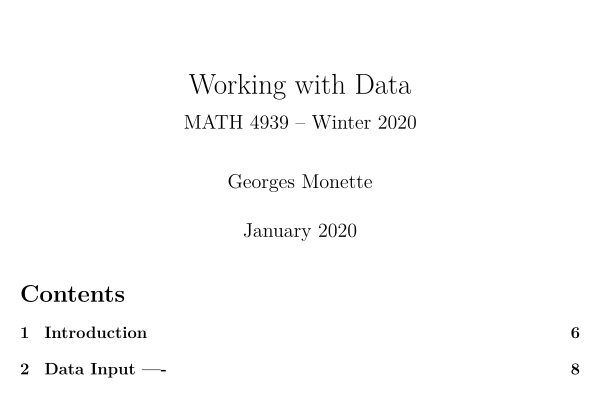

Generate this figure with R:
#' ---
#' title: "Working with Data"
#' subtitle: "MATH 4939 -- Winter 2020"
#' date: "January 2020"
#' author: "Georges Monette"
#' fontsize: 12pt
#' header-includes:
#' - \usepackage{amsmath}
#' - \usepackage{geometry}
#' - \geometry{papersize={6in,4in},left=.2in,right=.2in,top=.1in,bottom=.1in}
#' - \newcommand{\var}{\mathrm{Var}}
#' - \raggedright
#' output:
#'   pdf_document:
#'     toc: true
#'     number_sections: true
#'     toc_depth: 3
#'     highlight: tango
#' bibliography: math4939.bib
#' link-citations: yes
#' ---
#' This version rendered on `r format(Sys.time(), '%B %d %Y %H:%M')` \newline
#+ knitting, include=FALSE
# defaults if knitting
knitr::opts_chunk$set(comment=" ", error = TRUE, fig.width = 6, fig.height = 3.5)
if(.Platform$OS.type == 'windows') windowsFonts(Arial=windowsFont("TT Arial"))
options(width = 65)
if(FALSE) {
  # Download bibliography file:
  #
  # BEWARE: If you have created your own 
  # file named 'math4939.bib' in the current working directory
  # the following commands will overwrite it.
  #
  # You need to run these commands manually using Ctrl-Return
  # since they are in a 'FALSE' conditional expression.
setwd(spida2::here()) # sets the working directory to the
  # directory in which you have saved this file.
download.file(
  "http://blackwell.math.yorku.ca/MATH4939/common/math4939.bib", 
  'math4939.bib') 
}
#' 
#' # Introduction
#' 
#' These notes are a work in progress meant to supplement
#' material in @fox2019r. The focus is using data to answer
#' simple questions that only require simple tools.
#' 
#' There is a [\underline{collection of exercises}](http://blackwell.math.yorku.ca/MATH4939/questions/m4939_questions_2020.html) 
#' on R many of which are related to this material.
#'
#' Questions, links and discussions concerning this material can
#' take place on Piazza. There's a copy of this document on
#' Piazza that you can edit to
#' 
#' - correct errors
#' - improve or add to the presentation
#' - add relevant exercises. To add exercises, precede them with
#'   a 'level 3' heading: '### Exercises'
#'
#' We use the following packages in this script which 
#' you may need to install if you haven't already:
#+ eval=FALSE
if(FALSE) {
  # install these manually if you need to:
  install.packages('haven')
  install.packages('tidyverse')  # might take a long time
  install.packages('readxl')
  install.packages('devtools')
  install.packages('car')
  install.packages('magrittr')
  install.packages('latticeExtra')
  install.packages('alr4')
  devtools::install_github('gmonette/spida2')
}
#'
#' Play with the basic R functions listed in 
#' [\underline{Hadley Wickham's chapter on vocabulary}](http://adv-r.had.co.nz/Vocabulary.html).
#' Write a script that illustrates the use of these functions.
#' 
##' # Data Input ----
#' 
##' ## From a package ----
#'
#' The Davis data set in the 'car' package on measured versus reported height:
#' 
library("car") # loads car and carData packages
class(Davis)
brief(Davis)
library(spida2)
xqplot(Davis) # uniform quantiles
xqplot(Davis, ptype = 'n')  # normal quantiles
#'
# if not installed: install.packages('alr4')
data("Challeng", package="alr4")
brief(Challeng)
#'
##' ## From vectors ----
#'
cooperation <- c(49, 64, 37, 52, 68, 54, 61, 79, 64, 29,
    27, 58, 52, 41, 30, 40, 39, 44, 34, 44)

(condition <- rep(c("public", "anonymous"), c(10, 10)))
(sex <- rep(rep(c("male", "female"), each=5), 2))

rep(5, 3)
rep(c(1, 2, 3), 2)

rep(1:3, 3:1)

Guyer1 <- data.frame(cooperation, condition, sex)
brief(Guyer1)

Guyer2 <- data.frame(
  cooperation = c(49, 64, 37, 52, 68, 54, 61, 79, 64, 29,
                  27, 58, 52, 41, 30, 40, 39, 44, 34, 44),
  condition = rep(c("public", "anonymous"), c(10, 10)),
  sex = rep(rep(c("male", "female"), each=5), 2)
)
identical(Guyer1, Guyer2)
#'
#' The structure of a data frame:
#' 
#' - a __list__ in which each element has the same length
#'
str(Guyer1)
#' 
#'
##' ## From a text file ----
#' 
##' ### From a remote site ---- 
#'
#' If the the values in the file are separated by arbitrary white space
#' use the __read.table__ function. 
Duncan <- read.table(
  file="https://socialsciences.mcmaster.ca/jfox/Books/Companion/data/Duncan.txt", 
  header=TRUE)
brief(Duncan)  # a 'car' function that prints first 3 and last 2
               # rows along with the type of each variable
#' 
##' ### Locally ---- 
#' 
#' We're going to download this text file from John Fox's website to
#' illustrate what it looks like when reading a local file:
#' 
download.file(
  "https://socialsciences.mcmaster.ca/jfox/Books/Companion/data/Duncan.txt", 
  "Duncan.txt")
Duncan <- read.table("Duncan.txt", header = TRUE)
brief(Duncan) 
xqplot(Duncan)
# use: ?Duncan for more information
#'
##' ## Excel files ----
##' 
##' ### CSV files ----
#' 
#' One way to read a single Excel spreadsheet is to save it 
#' from Excel as a comma-separated-values (CSV) file from Excel.
#' You can then read it with the __read.csv__ function that works
#' like 'read.table' except that 'header = TRUE' is the default
#' and fields are separated by commas (,). If a field contains
#' a comma then it must be enclosed in quotes. You don't need to
#' worry about this. Excel takes care of creating an appropriate
#' file and 'read.csv' takes care of reading it. 
#' 
#' For more advanced work, look at the help file for __read.table__.
#' 
#' ### Reading worksheets from an Excel file ----
#' 
#' The Hadleyverse uses 'tibbles': data frames with extra information
#' and an aversion to factors and rownames 
#'
#' I believe that currently the __readxl__ package in CRAN may be
#' __(but see some reservations below)__
#' the most effective way to read Excel worksheets directly.
#' 
#' The 'readxl' package is part of the 'tidyverse' (which is
#' part of what's often referred to as the 'Hadleyverse' after
#' Hadley Wickham who started it). The Hadleyverse adds a lot
#' of functionality to R and redoes much of R's basic 
#' functions. Some people think of it as a new dialect of R,
#' a bit like American English compared with British English.
#' It's controversial whether one should invest effort learning
#' basic R or whether one should jump into the Hadleyverse
#' from the start. Hadley Wickam's excellent on-line book,
#' _Advanced R_ whose 
#' [\underline{first edition is on line}](http://adv-r.had.co.nz/)
#' explores the depths of 'base' R, which are complex enough
#' to require an extensive treatment for anyone who aspires
#' to be creative with the language, either in base R or
#' in the Hadleyverse.
#' 
library("tidyverse")  # loads all of the tidyverse packages
#'
#' Note how 'tidyverse' masks many functions including
#' functions in 'base' packages. This can break code that
#' uses these functions. Having a look at the list of masked
#' function, I notice 'some' in 'car' that I use so, to
#' set things straight, I can redefine 'some'  to make sure
#' that we use the version in 'car':
#' 
some <- car::some
#' 
#' This stores a local version 'car::some' in the global 
#' environment which R searches before looking in 'tidyverse'.
#' This is the list of places where R searches for objects
#' when they are called from the command line:
#' 
search()
#' 
#' You can see that packages are searched in the reverse
#' order in which they were loaded.
#' 
Duncan.tibble <- as_tibble(Duncan)
print(Duncan.tibble, n=5)  # note print() method
brief(Duncan.tibble)
brief(as.data.frame(Duncan.tibble))
#' 
#' - If `file.xlsx` is an Excel file and you
#'   want to read the second worksheet that uses 'NA' for missing values, use:<br>
#'   `dd <- read_excel('file.xlsx', sheet = 2, na = 'NA')`
#' - If you want to read an Excel file on a web server (e.g. blackwell), some functions
#'   that read files, e.g. `read.csv`, will accept the URL instead of a path to a
#'   local file.  However, at this time, `read_excel` requires a local path. Thus,
#'   you need to download the file before reading it with `read_excel`. The usual way
#'   to download a file within R uses the `download.file` function. However, the default
#'   way to download
#'   binary Excel files, may corrupt the file. Try using the 'curl' method as illustrated
#'   below. This may not be necessary on Macs. Please let us know on Piazza!
#' - There are two xlsx files on blackwell:
#'     - 'file.xlsx': a small Excel file with clean data except that a numerical 
#'       value was entered as '$1,000.00'
#'     - 'file2.xlsx': same as above except that there is an 'invisible' single blank
#'       in the first column of the row after the actual data.  `read_excel` will interpret
#'       this as an NA by default and create an entire row of NA values.  Also, some entries are
#'       blank and some entries have been indicated as NAs by entering 'NA'. These common irregularities
#'       in Excel files can create havoc unless you are ready to deal with them. 
#'       
#' Run this code line by line:
#+ 
library(readxl)
dir <- 'http://blackwell.math.yorku.ca/MATH4939/R/'
download.file(paste0(dir,'file.xlsx'),'_file.xlsx', 
              method = 'curl') # download to _file.xlsx to avoid overwriting 
download.file(paste0(dir,'file2.xlsx'),'_file2.xlsx', 
              method = 'curl')
dt <- read_excel('_file.xlsx')
dt2 <- read_excel('_file2.xlsx')
dt 
#' Note that '\$1,000.00' was read as a numerical value! 'read.csv' would not do this.
#' See exercises for a way of cleaning up a numeric variable that was entered with
#' extraneous symbols ($) and a thousands separator. 
dt2 
#' Note that the '.' was interpreted as a character value and
#' turned 'Age' into a character variable. With `read.csv` the
#' '.' would have been interpreted as a missing data by default.
#' See 
#' [\underline{this site}](https://docs.oracle.com/cd/E19455-01/806-0169/overview-9/index.html)
#' for the various possibilities used in different countries.  It
#' is easy to use regular expressions (see below) to fix amounts
#' entered in a different format. Also, the symbol used for the
#' radix (the decimal separator) can be specified as the `dec`
#' argument to `read.csv`.
dt2$Age <- as.numeric(as.character(dt2$Age))
dt2
#' To get rid of the blank row
dt2 <- subset(dt2, !is.na(Name))
dt2
#'
#' The files `dt` and `dt2` are tibbles with categorical variables represented
#' as character vectors.
#' 
class(dt)
sapply(dt, class)
#' 
#' You can turn them into data frames with factors
#' for categorical variables as follows:
#' 
dt <- as.data.frame(as.list(dt))
class(dt)
sapply(dt, class)
dt

dt2 <- as.data.frame(as.list(dt2))
class(dt2)
sapply(dt2, class)
dt2
#'
#' Sometimes, <tt>read_excel</tt> will report a warning like:
#' <tt>... expecting numeric: got ...</tt>. This happens when
#' <tt>read_excel</tt> has decided that a column is numeric based
#' on its inspection of the top entries but then encounters
#' non-numeric data. The remedy is to read the file as character
#' and to modify the entries that need to be modified.  See the
#' [section below](#regular-expressions-to-replace-strings-within-string-variables)
#' on using regular expressions to fix variables __without
#' touching the original data__.
#' 
#' Reread the data this way:
#+ eval=FALSE
dt2 <- read_excel('_file.xlsx', na = 'NA', col_type = rep('text', ncol(dt2)))
dt2 <- as.data.frame(as.list(dt2))
#' All variables will now be factors.
#' You need to go through them and modify them as needed.
#' If a variable <tt>x</tt>, say, should be numeric, and __does not need any editing__, you can fix it with:
#+ eval=FALSE
z <- as.numeric(as.character(dd$x))  # note that 'as.character' is ESSENTIAL
z # have a look
dd$x <- z # if everything is ok
#' If a variable needs editing, for example suppose student numbers that should have 9 digits
#' have been entered in a variety of ways: '123 456 789', or '123-456-789', or '#12346789' 
#' or with the wrong number
#' of digits, you could do this:
#' 
#+ eval=FALSE
dd$x.orig <- dd$x  # keep the original in case you need to go back and check
z <- as.character(dd$x)
# Have a look:
z
z <- gsub('[ -]','', z)  # remove all blanks and hyphens. 
    # Note that the hyphen must be first or last in the brackets, 
    # otherwise it denotes a range, i.e. '[A-Z]' matches any
    # capital letter.
z <- sub('^#','', z)  # remove leading # signs,'^' is an 'anchor' matching the beginning of the string
z # have another look
table(nchar(z))
# If valid data must have a length of 9:
z9 <- nchar(z) == 9
z <- ifelse(z9, as.numeric(z), NA)
dd$x <- z # Fixed! Invalid input is NA
#'
#' There are a number of packages to write Excel files:
#' 
#' - openxlsx
#' - writeXLS
#' 
#' Post your experiences on Piazza.
#'
##' ### Annoyance in 'readxl' ----
#' 
#' Using <tt>read_excel</tt> to read a file with 9-digit student 
#' numbers as text because some were 
#' entered incorrectly by students converted numbers to 
#' scientific notation: '123456789E0' for no apparent
#' reason because they were read as 'text'.
#' The transformation back to numeric variables works correctly 
#' for 9 digits. One would need
#' to experiment with more digits in the input.  It's annoying 
#' that the string is altered in a way
#' that seems unnecessary. 
#' 
##' ### A wrapper for 'readxl' ----
#' 
#' From [\underline{this thread on stackoverflow}](http://stackoverflow.com/questions/31633891/specifying-column-types-when-importing-xlsx-data-to-r-with-package-readxl)
#' here is a function that reads an Excel file and make every variable a character variable
#' to avoid problems with variables that you want to read as characters although the top of
#' the data set contains only values that `read_excel` considers numeric. There is isn't
#' a single argument to `read_excel` to request that all variables be read as characters.
#' Instead, you need to know the number of variable to repeat the `col_types` argument as
#' many times as there are columns. That is, the authors did not build in recycling! This 
#' function first finds out how many variable there are so it can then call `read_excel`
#' with a correct `col_types` argument.
#'
Read_excel<-function(file, sheet, ...)
{
  library("readxl")
  num.columns <- length(readxl:::xlsx_col_types(file, sheet = sheet, n = 1))
  readxl::read_excel(file, sheet = sheet,
                                     col_types = rep("text", num.columns),...)
}
#' 
##' ## Read sheets from an SPSS file ----
#' 
#' SPSS files have long been a problem for R but there is a relatively recent package, 'haven', on
#' CRAN that seems to do an excellent job. It uses R attributes to store SPSS variable labels
#' and correctly transforms SPSS date into R objects of class 'Date'. Be aware that it is common
#' in SPSS to have user-defined missing values. By default all these values are converted to
#' 'NA' in R but the distinct values are likely to be informative. Use the argument, 'user_na = TRUE'
#' to recover missing value labels. Like 'read_excel', 'read_sav' creates a 'tibble' but
#' the trick that works with Excel files of using 'as.data.frame(as.list(...))' to turn it
#' into a standard data frame does not work here. You might have to some surgery on the
#' variables in some cases.
#' 
#' __Warning:__ Some functions, e.g. 'lm' may treat a categorical variable as a numeric
#' variable producing embarrassingly non-sensical results.
#' 
#+ eval=FALSE
library(haven)
path <- system.file('examples', 'iris.sav', package = 'haven') # get the path to a system file
path
dd <- haven::read_sav(path)
head(dd)  # a tibble
class(dd)
fit <- lm(Petal.Width ~ Species, dd)
summary(fit)  # Species is numerical
ds <- as.data.frame(as.list(dd))
head(ds) # Species is still numerical
# You are not expected to understand the next line ... yet!
dd$Species <- factor(names(attr(dd$Species,'labels'))[dd$Species]) # complicated fix 
str(dd$Species) # now it's a factor!
fit <- lm(Petal.Width ~ Species, dd) # treats 'Species' as a factor with correct levels
summary(fit)  

#' 
#' ## Referring to variables in a data frame ----
#'
#' Data frames have two personalities: 
#' 
#' - list of variable (each of same length)
#' - matrix of entries like a spreadsheet so entries can
#'   be referred to by row and column
#'   
str(Duncan)
#'
#' Fully qualified name
#'
Duncan$prestige     # using the '$' (select) operator
#'
#' 3rd row, 4th columns 
#'
Duncan[3, 4]
#'
#' All rows, 4th column
#'
Duncan[ , 4]
#'
#' Refer to column by name
#'
Duncan[ , "prestige"]
#'
#' Using the 'with' function so names are interpreted within the data frame
#'
with(Duncan, prestige)
with(Duncan, mean(prestige))
#'
##' # Subsetting data frames ----
#'
#' `%in%` is very useful to subset rows of a data frame.
#'
#' The following also illustrates inline `read.csv` and the 
#' 'magrittr' pipe: `%>%`
#' 
library(spida2)
library(car)
library(magrittr)  # for pipes
#'
df <- read.csv(text = 
'
name,    age,   sex,   height
John Smith,     32,     M,       68
Mary Smith,     36,     F,       67
Andrew Smith Edwards, 42,  M,    71
Paul Jones,     31,     M,       65
"Smith, Mary",    33,   F,       32
')
df
#' 
#' Using `subset` with `%in%`
#' 
subset(df, name %in% c('John Smith','Paul Jones'))
#'
#' Implicit drop = FALSE: The resulting factor
#' still has the original levels (sometimes you want this)
#' 
subset(df, name %in% c('John Smith','Paul Jones'))$name
#'
#' Use droplevels to get drop = TRUE, and get rid
#' of original levels.
#' 
subset(df, name %in% c('John Smith','Paul Jones')) %>% 
  droplevels %>%
  .$name
#'
#' Using regular expressions and logical subsetting
#'
subset(df, grepl('Smith', name))   # Smith anywhere
subset(df, grepl('Smith$', name))  # Smith at end of string
#'
##' ## match: associative array ----
#'
#' __%in%__ is a special case of __match__ but it's much more
#' intuitive. Skip this if you prefer.
#' 
#' match(x, table, nomatch) returns the position of each x matched exactly in
#' table
match(c('e','b','a','z','ee','A'), letters)
match(c('e','b','a','z','ee','A'), letters, 0)
match(c('e','b','a','z','ee','A'), letters, 0) > 0
c('e','b','a','z','ee','A') %in% letters
#' 
#' can use match to translate
#' 
LETTERS [match(c('a','s','w', 'else'), letters)]
LETTERS [match(c('a','s','w', 'else'), letters, 0)]
#'
##' ## recycling principle ----
#'
#' if a vector is too short, just recycle
#' 
c(1, 2, 3, 4) + 1
c(1, 2, 3, 4) + c(4, 3)     # no warning if multiple fits
c(1, 2, 3, 4) + c(4, 3, 2)  # produces warning otherwise
c(1, 2, 3, 4)[T] # T is recycled to length 4. Why?
c(1, 2, 3, 4)[1] # But 1 is not recycled
#'
##' ## making vectors: rep and seq ----
#'
#' flexible: note how differently it works if the 
#' second argument is a vector:
#'
rep(1:4, 5)  # recycle vector
rep(1:4, 1:4) # repeat each element
rep(1:4, each = 5) # repeat each element
#' like:
rep(1:4, c(5,5,5,5))
#'
#' `seq` is similar to `:` but with more options
#'
1:5
seq(1, 5)
seq(1, 5, 0.5)
seq_along(letters) # generates a sequence of indices for a vector or list
#'
#' The __seq_along__ and the __seq_len__
#' functions are useful in __for loops__.
#' Consider the difference between using 'seq_along(x)' and
#' '1:length(x)' if 'x' has length 0 which can easily
#' happen inside a function.
#'  
x <- 1:10
x <- x[FALSE]
x
#' or
x <- 1:10
x <- x[0]
x
#'
1:length(x) # probably not what you want in a for loop
seq_along(x)
#'
##' # apply and friends ----
#'
#' `apply` is the easy one, applied to slices of a mattrix or array
#'
#' `apply(m, MARGIN, FUN, ...)`; MARGIN is a vector with the dimensions
#' to be projected onto
#'
a <- array(1:24, c(2,3,4))
a
apply(a, 1, sum)
apply(a, c(2,3), sum)
a[1,1,1] <- NA
apply(a, c(2,3), sum)
apply(a, c(2,3), sum, na.rm = T) # extra arguments to sum
#'
##' ## lapply: do the same thing to each element of a list ----
#'
#' A data frame is an important example of a list.
#'
#' Suppose you have a data frame with many numeric variables recording
#' temperatures in Celsius and you need to transform them to Farenheit
#'
df <- read.csv(text=
'
city,     day1,  day2,  day3
Montreal,   20,    25,    30
Toronto,    23,    26,    19
New York,   28,    35,    32
')
df
sapply(df, class) # returns a vector if it can
lapply(df, class) # always returns a list
#'
##' ## Simple function ----
#'
#' Simple function for now, later we'll use a generic function and methods
#' 
to_farenheit <- function(x) {
  if(is.factor(x) || !is.numeric(x) ) x # why 'is.factor'?
  else 32 + (9/5)*x
}
to_farenheit
lapply(df, to_farenheit) # but this is a list
as.data.frame(lapply(df, to_farenheit))
#'
##' # Multilevel data ----
#'
##' ## Extensions of apply functions ----
#'
library(spida2)
library(lattice)
library(latticeExtra)
#'
#' Data on math achievement tests in high schools in US
#'   1977 students in 40 schools: 21 Catholic and 19 Public
#' variables:
#'    - school id
#'    - mathach math achievement
#'    - ses socioeconomic status
#'    - Sex: Female Male
#'    - Minority status: Yes or No
#'    - Size of the school
#'    - Sector: Catholic or Public
#'    - PRACAD: priority given to acacemics in school
#'    - DISCLIM: disciplinary climate of school
head(hs)
#' Note that the first use of 'hs' copies 'hs' from spida2.
#' Changes that you make are only local.
#' If you want to get the original back from spida2, use:
data(hs)
#' or, if it's necessary to be more specific:
data(hs, package = 'spida2')
dim(hs)
xqplot(hs)
xyplot(mathach ~ ses, hs)
xyplot(mathach ~ ses, hs) + layer(panel.lmline(...))
xyplot(mathach ~ ses | school, hs) + layer(panel.lmline(...))
xyplot(mathach ~ ses | school, hs, strip = FALSE) + layer(panel.lmline(...))
xyplot(mathach ~ ses | school, hs,
       groups = Sex, strip = FALSE,
       auto.key = T) +
  glayer(panel.lmline(...))
#'
#' Note: Two types of variables:
#'
#' - student-level variables vary from student to student:
#'     - Synonyms: micro or level 1 variables
#' - school-level variables vary from school to school
#'   but constant within schools
#'     - Synonyms: macro or level 2 variables, contextual variable
#' - could have additional levels: School Board, State, etc.
#'
#' We can use the tapply function to get information on individual schools
#'
tapply(hs$mathach, hs$school, mean)
#'
#' tapply(Y, id, function, extra arguments):
#'
#' - apply 'function' to each chunk of 'Y' created by levels of 'id',
#' - use 'id' for names
#'
library(latticeExtra)
tapply(hs$mathach, hs$school, mean)  %>% histogram
tapply(hs$mathach, hs$school, mean)  %>% densityplot
#'
#' But often it's more useful to have the result incorporated back
#' into the data set. We can use `spida2::capply`
#'
hs <- 
  within(hs, {
    mathach_mean <- capply(mathach, school, mean)
  }
  ) 
head(hs)
car::some(hs)  # random selection of rows (from car)
#'
#' Like tapply but return a vector that has the same shape as Y
#'
#' Creative use of functions gives broad possibilities
#'
#' How variable is mathach in each school?
#'
hs <- within(
  hs,
  {
    mathach_sd <- capply(mathach, school, sd)
    ses_sd <- capply(ses, school, sd)
  }
)
#'
#' These variables can be called 'sample computed contextual' variables
#' because they would be different for a different sample.
#'
#' `capply` can also be used for within-school transformations that are
#' do not produce contextual variables.
#'
#' e.g. within-school ranks
#' 
hs <- within(
  hs, 
  {
    mathach_rk <- capply(mathach, school, rank)
  }
)
some(hs)
#'
#' within-school deviations
#'
hs <- within(
  hs, 
  { 
    mathach_dev <- mathach - capply(mathach, school, mean)
    ses_dev <- ses - capply(ses, school, mean)
  }
)
some(hs)
lm(mathach_dev ~ ses_dev, hs)
lm(mathach_dev ~ ses_dev, hs) %>% summary
lm(mathach ~ ses + factor(school), hs) %>% summary
#'
#' Other contextual variables:
#'
#' Proportion of women in each school
#'
hs <- within(
  hs,
  {                       
    female_prop <- capply(Sex == 'Female', school, mean)
  }
)
some(hs)
#'
#' School-level data set:
#'
#' Normally, the data set will be at the 'finest' level of the data,
#' here students.
#'
#' If each student had been measured on more than one occasion then the
#' finest level would be the 'occasion'
#'
#' But many analyses and graphic displays use the data at a higher level
#'
up(hs, ~ school)  # one row per school with level 2 (and higher) variables
#'
up(hs, ~ school) %>% xyplot(mathach_sd ~ mathach_mean, .)
up(hs, ~ school) %>% xyplot(mathach_sd ~ mathach_mean | Sector, .)
up(hs, ~ school) %>% xyplot(mathach_sd ~ mathach_mean | Sector, .) +
  layer(panel.lmline(...))
#' 
#' Aggregating some variables that vary within schools
#' 
up(hs, ~school, ~Sex )
#'
#' So far, recap:
#'
#' hs: level 1 data set, 'long' data set
#' up(hs, ~ school): level 2 data set, 'short' data set
#'
#' What if you want to add new level 2 data to the level 1 data set
#'
states <- read.csv(text=
'
school,state
1317,New York
1906,New York
2208,New York
2458,New York
2626,New York
2629,New York
2639,New York
2658,New York
2771,New York
3013,New York
3610,Oregon
3992,Oregon
4292,Oregon
4511,Oregon
4530,Oregon
4868,Oregon
5619,Oregon
5640,Oregon
5650,Oregon
5720,West Virginia
5761,West Virginia
5762,West Virginia
6074,West Virginia
6484,West Virginia
6897,West Virginia
7172,West Virginia
7232,West Virginia
7342,West Virginia
7345,West Virginia
7688,South Dakota
7697,South Dakota
7890,South Dakota
7919,South Dakota
8531,South Dakota
8627,South Dakota
8707,South Dakota
8854,Vermont
8874,Vermont
9550,Vermont
9586,Vermont
')
states  # note that this is fictional
#'
#' Merging states into hs
#'
dm <- merge(hs, states, by = 'school', all.x = T)  # left outer join ??
dim(dm)
some(dm)
#'
##' ## Merge examples ----
#'
grades <- read.table(header = TRUE, text = 
'
student course     gp
John    Calculus   3.5
Mary    Algebra    3.9
Paul    Calculus   3.2
John    Statistics 3.9
John    Algebra    3.9
Mary    Statistics 4.0
')
grades

courses <- read.table(header = TRUE, text = 
'
course   credits
Calculus       6
Algebra        3
Statistics     3
')
courses

email <- read.table(header = T, text = 
'
student email
John    john123
Paul    paul456
Walter  wally6
')
email
#'
##' ### Calculate GPA ----
#'
#' 1. need weights
#'
grades <- merge(grades, courses, by = 'course', all = T)
grades
grades$gp_tot <- with(grades, capply(gp * credits, student, sum))
grades$credit_tot <- with(grades, capply(credits, student, sum))
#'
#' 2. weighted average
#'
grades$gpa <- with(grades, gp_tot / credit_tot)

up(grades, ~ student)
grade_report <- up(grades, ~ student)
grade_report
#'
#' 3. merge with email
#'
merge(grade_report, email, by = 'student')  # inner join, only students in BOTH files
merge(grade_report, email, by = 'student', all = T)  # outer join, students in EITHER files
merge(grade_report, email, by = 'student', all.x = T)  # all rows in first file
#'
#' Other way of using capply on data frames but not efficient with very large files
#'
grades$gpa2 <- capply(grades, grades$student, with, sum(gp*credits)/sum(credits))
up(grades, ~ student)
#'
#' Create transcripts
#'
#' Add course average to student file
#'
grades$course_average <- with(grades, capply(gp, course, mean)) # no weights! why?
#'
#' List of transcripts
#'
split(grades, grades$student)
#'
##' # The many ways of referring to variables ----
#'
#' A confusing aspect of R is that there are many ways to refer to an object
#'
#' - name: if an object is in the current environment
#'
grades
#'
#' - selecting from a data frame (FQN: fully qualified name)
#'
grades$student
grades[['student']]
grades['student'] # but this is the data frame with the variable
#'
#' - by name using with or within
#'
with(grades, student)
grades <- within(grades, {
  gpa3 <- capply(gp * credits, student, sum)/capply(credits, student, sum)
})
grades
#'
#' - as argument to a function
#'
sum(grades$credits)
#'
#' - formula
#'
tab(grades, ~ student)
#'
#' - name in a data frame that is another argument
#'
xyplot(mathach ~ ses, hs, group = Sex)
#' Note: in this example mathach and ses are referrenced by a formula
#' interpreted in hs but 'Sex' is interpreted by name interpreted with `hs`
#'
#' - by name in a character string
#'
merge(grades, courses, by = 'course')  # can't just use: by = course
#'
#' Why so many ways that seem -- and are -- completely inconsistent
#' 
#' Because R is an evolving language that tries to be backward
#' compatible.
#'
#' In the early days (of S) data frames didn't even exist.
#' To run a regression you needed the X matrix and the y vector and
#' use 'lsfit(X,y)'.
#'
#' Formulas, environments, etc. were all added gradually. 
#' When a new idea, formulas for example, is added to R, 
#' many people writing packages think it's cool and 
#' start using it. So a lot of packages written since 2000 
#' make heavy use of formulas to refer to variables.
#' But the old original functions often don't. 
#'
#' Some additions really catch on, e.g. pipes: `%>%`, which
#' are just a few years old. 
#'
##' # OOP: Object-oriented programming ----
#'
#' - 'generic function': a function that selects another function
#'   to perform a task. The selection is based ont the 'class'
#'   of the object that is the lifirst argument of the
#'   generic function.
#' - 'method': a function called by a generic function depending
#'   on the class of the object.
#'
#'  __Example:__
#'
to_farenheit
#'
#' Omesh (a student in 2018) asked 'why can't we write it to use it on a data frame?'
#' But we would also like to use it on variables because sometimes
#' it won't be every numeric variable that's a temperature in C.
#'
#' First: note that the objects we work on have 'classes'
#'
class(2.3)
class(1:2)
class(factor('a'))
class('ab')
class(df)
#'
#' Note that, in contrast with 'is.numeric', classes distinguish
#' between numeric and factor.
#'
#' Generic function:
#'
to_farenheit <- function(x,...) UseMethod('to_farenheit')
#'
#' 'to_farenheit' will look at the class of X and use one
#' of the following methods.
#'
#' Methods:
#'
to_farenheit.numeric <- function(x,...) {
  32 + (9/5)*x
}

to_farenheit.default <- function(x,...) {
  x  # for any other class
}

#'
#' But what about data frames??
#'
to_farenheit.data.frame <- function(x,...) {
  as.data.frame(lapply(x, to_farenheit))
}
#'
#'  Let's try this out
#'
to_farenheit(0)
to_farenheit(37)
to_farenheit(-273.15)
to_farenheit(100)
to_farenheit(factor(0))
to_farenheit(c('absolute zero','boiling point'))
df
class(df)
to_farenheit.data.frame(df)
to_farenheit(df)
#'
#' I can use 'to_farenheit' to do 'anything'!!
#'
methods(to_farenheit)
#'
#' The above illustrate creating a 'generic function' 
#' and 'methods' for existing
#' classes: here 'numeric', 'integer', 'default' and 'data.frame'
#' 
#' If an object has a class attribute, e.g. data.frames, then the value of the
#' attribute is its class.
#' 
#' If it doesn't have a class attribute then it has an implicit class depending
#' on its type and structure. For example, matrices has the class "matrix" whether
#' their content is numeric or character. However, for a vector, class is 'integer'
#' for an integer, 'numeric' for a double, 'character' for a character. 
#' 
#' Is there an underlying logic to it all? 
#' 
##' ## Creating a new class ----
#'
#' I can define new methods for other classes
#'
##' ### Creating a class and methods for existing generics ----
#'
#' Many functions are 'generic', e.g. print, summary
#'
#' So when you create a new statistical methods you can write
#' a function that creates a new class
#'
#' then you can write methods for your new class
#'
#' e.g. lm
#'
fit <- lm(day1 ~ day2, df)
class(fit)
print(fit)
summary(fit)
#' 
#' what function is actually used?
#'
methods(class = 'lm')
#' 
#' great way to get ideas about what to do with an object!
#' 
getS3method('print','lm') # most methods are 'S3', a few are 'S4'
getS3method('summary','lm')
#'
#' Suppose you create a new kind of object, e.g. 'wald'
#' 
w <- wald(fit)
class(w)
#' 
#' Usually created by a 'contructor' function of the same name
#' Note the last thing the function does:
#' 
wald
#' 
#' What can we do with a 'wald' object?
#' 
methods(class='wald')
coef(w)
as.data.frame(w)
w  # prints
rpfmt(w)
cell(w) # ???
#' if you want to see the method:
spida2:::coef.wald  # if you know where it is
getAnywhere(coef.wald)
getS3method('coef','wald')
#' 
##' # Data wrangling ----
#' 
##' ## Regular Expressions to replace strings within string variables ----
#' 
#' Expertise with regular expressions is 
#' [\underline{one of the most valuable skills}](https://xkcd.com/208/)
#' you can learn for data manipulation. 
#' 
#' Here's a [\underline{site you can use to experiment with regular expressions}](http://www.regexr.com/).
#' Add it to your R editing bookmarks.
#' 
#' Contribute questions, links and comments to Piazza.
#' 
#' Here's a useful summary prepared by Jeff Lee in the Winter 2016 class. Most descriptions of
#' regular expressions make them look extremely complicated. You can get along 
#' with a few basic ideas that are very flexible and that have sufficed for 
#' 99.9% of my problems. 
#' 
##' ### Basic Regular Expressions ----
#' 
#' Using regular expressions is a way to alter, search, count, adjust texts or strings of characters.
#' 
#' There are 3 main groups of R functions that use regular expressions that we will look at.
#' <pre>
#' grep, grepl, grepv 
#' sub, gsub 
#' regexpr, gregexpr
#' </pre>
#' First look at the function <tt>grep</tt>
x <- c("Hello", "He", "Hel", "hello", "hel1")
grep("hel", x)
#' As you can see, <tt>grep</tt> returns the index of all elements of <tt>x</tt> that contain "hel".
#' It does not return the index of  "Hello" because <tt>grep</tt> is case sensitive. 
#' 
#' We say the _pattern_ <tt>"hel"</tt> _matches_ substrings in the target.  
#' To ignore the case, we can use:
grep("hel", x, ignore.case = T)
#' A similar effect is achieved by using square brackets: <tt>[]</tt>, which signify 'match
#' any one character in the list'.
grep("[Hh]el", x)
#' Suppose you want to know how many of these elements of <tt>x</tt> contain <tt>"hel"</tt>
#' or <tt>"Hel"</tt>
length(grep("[hH]el", x))
#' If you want to see the actual strings matched instead of their indices, use
grep("[Hh]el", x, value = TRUE)
#' or, with spida2:
library(spida2)
grepv("[Hh]el", x)
#' Finally if you want a logical index vector:
grepl("[Hh]el", x)
#'
##' ### Taking a closer look at gsub ----
#' 
#' <tt>gsub</tt> and <tt>sub</tt> are great ways to modify substrings in a reproducible way. 
#' For example, you can use them to modify variable names in a way that will work when
#' you receive an updated version of a data set. In most data sets, you will
#' have variables names that are acronyms or short forms and you may want to replace those 
#' variable names with
#' something that people will understand.
#' 
#' The difference between <tt>sub</tt> and <tt>gsub</tt> is that <tt>sub</tt> 
#' will replace only the first match in each string, 
#' <tt>gsub</tt> (g stands for global) will 
#' replace all matches. Compare:
sub("l","WWW", x)
gsub("l","WWW", x)
#' 
#' The most difficult part about regular expressions is the syntax. 
#' These are helpful websites with information on syntax. 
#' 
#' * [\underline{Quick-Start: Regex Cheat Sheet}](http://www.rexegg.com/regex-quickstart.html)
#' * [\underline{Regular Expressions in R by Albert Y. Kim}](https://rstudio-pubs-static.s3.amazonaws.com/74603_76cd14d5983f47408fdf0b323550b846.html)
#' * [\underline{RegExr}](http://www.regexr.com/) to interactively try out regular expressions
#' 
#' There's a thorough treatment at [\underline{Microsoft's Regular Expression Language -- Quick Reference}](https://msdn.microsoft.com/en-us/library/az24scfc(v=vs.110).aspx)
#' 
#' Also you can get help in R:
#+ eval=FALSE
?regex
?gsub
#' 
#' There are many special characters that let you do almost anything you want with regular 
#' expressions. Here are the most important ones:
#' 
#' * Special characters: All characters match themselves except the special characters:
#'   <tt>. $ ^ { [ ( | ) * + ? \\</tt>. Also <tt>} ]</tt> are special characters when they close 
#'   a matching brace
#'   and <tt>-</tt> is a special character when it appears within square brackets.
#' * Special matching characters:
#'      * <tt>.</tt>: a period matches any single character
#'      * <tt>[abc]</tt>: matches any single character in the list
#'      * <tt>[A-Z]</tt>: matches a single character in the range A to Z. If you want to include
#'        a hyphen as matching character, it must come first, e.g. `[-a-z]`.
#'      * <tt>[A-Za-z0-9]</tt>: matches any single alphanumeric character
#'      * <tt>[^a-z]</tt>: matches any single character that is NOT a lower case letter. The caret
#'        <tt>^</tt> at the beginning of the bracketed list negates the rest of the list. A caret anywhere
#'        else is just a caret.
#'      * `(` and `)` can be used to form sub groups. `(` are not `)` matched. To match a parenthesis
#'        you need to 'escape' it: `"\\(a\\)" in a string in R. 
#'      * `|` means "or": `(a|b)c` is the same as `[ab]c`
#' * Anchors:
#'      *  `^` matches the beginning and `$` matches the end of a string. Thus 
#'         `"^and"` matches only strings that start with "and", while 
#'         `"and$"` matches
#'         only strings that end with "and".  To only get exact matches, i.e. strings that are
#'         exactly equal to "and", use both `"^and$"`, e.g. `"^match this exactly$"`.
#' * Quantifiers: how many repeats of the previous match:
#'      * `*` matches the previous match 0 or more times
#'      * `+` matches the previous match one or more times
#'      * `?` matches the previous match zero or one time
#'      * `{n}` matches the previous match exactly n times
#'      * `{n,m}` matches the previous match n to m times
#'      * `{n,}` matches the previous match at least n times
#'      * `{,m}` matches the previous match at most m times
#'   Quantifiers are 'greedy' in the sense that they will match as much of the string as they can.
#'   Adding `?` to a quantifier makes it 'lazy'. It will match as few occurences as possible.
#' 
##' ### Common Regular Expressions ----
#' 
#' ".*": the '.' means any single character and '*' means zero or more of the previous match. So this is the 'universal' match. It matches anything? 
some_names <- c('Mary Jones', 'Bush, George H. W.', 'George W. Bush', "Capote,Truman")
sub(".*", "OhOh", some_names)
#' 
#' A powerful tool for substitution is the 'backreference' `\\N` where `N` is a single
#' digit from 1 to 9.  In a replacement string `\\N` refers to the Nth parenthesized 
#' expression in the pattern. For example:
x <- c('Wong, Rodney','Smith,   John', 'Robert Jones')
sub("^([^, ]+), +([^ ]*)$", "\\2 \\1", x)
#' Parsing
#' Using parentheses to match substrings to change their order in the replacement string.
sub(
  "^([^,]*), ?(.*)$",
  "\\2 \\1", 
  some_names)
#' 
#' ### Quiz question ---- 
#' 
#' - What is the purpose of `' ?'` in the regular expression above?
#' - What would happen if we used `' *'` instead?
#' 
#' Important application: Changing the form of variable names 
#' in preparation for restructuring from wide to long format
#' 
var_names <- c('id','Gender','Age', 'T1_data', 't2_date', 'T3_date', 'T1_pulse', 'T2_pulse', 'T3_pulse')
var_names
#' fix 'data':
modified_names <- sub('data$','date', var_names)
modified_names
#' reorder variable name and time:
modified_names <- sub("^([tT])([0-9])_(.*)$","\\3__\\2", modified_names)
modified_names # note that names that don't match the pattern are left unchanged
#' 
#' In order to match a special character it needs to be escaped with a backslash '\\' before the
#' character.
#' 
s <- ("HEL$LO")
s
gsub("$", replacement = ".", s) # $ matches the end of the string
gsub("\\$", replacement = ".", s) # \\$ matches the actual $
#'
#' As you can see, using two back slashes will actually replace $ with a period
#' In a string in R you need to use two backslashes to produce one backslash, i.e.
#' you need to escape the escape.
#' 
y <- c("hello123","hello213","hel2222lo","llo he123" )
gsub(".*2", "--", y)
gsub(".*2", "", y) # Note that "" will delete the match
#' This will remove everything up to and including a 2 in each string. 
#' As you can see in hel2222lo, it removes 
#' the last 2.
gsub("^hel2","4939", y)
#' The ^ will replace everything that starts with hel2. In this case only the 3rd word started with hel2 so
#' it replaces it with 4939.
gsub("213$","4939", y)
#' The $ will replace everything that ends with 213. In this case only the 2nd word ended with 213 so
#' it replaces it with 4939.
gsub("\\bhe","4939", y)
#' The double backslash b will replace everything that starts at with 'he' on words instead of strings. 
#' In this case, every word had a 'he' in this case.
gsub("hel*1", "4939", y)
#' The * will replace anything that matches at least 0 times. In this case, the last word matches hel and 1
#' matches 0 times.
#' 
#' The special character <tt>|</tt> allows alternative choices. It matches either what comes
#' before the <tt>|</tt> or what comes after it.
gsub("hel|213", "4939", y)
#' The <tt>|</tt> is an 'or' feature. This pattern will replace anything with a <tt>hel</tt> or <tt>213</tt>.
#' If it can match either <tt>hel</tt> and <tt>213</tt>
#' it will replace both.
#'
#' Note that you can use and mix quantifiers and operators together.
#' Perhaps the most common combination is <tt>.*</tt> which matches anything
#'
##' ### Taking a look at regexpr ----
#' 
y <- c("hello123","hello213","hel2222lo","llo he123","zork")
regexpr("he(.*)", y)
#' <tt>regexpr</tt> returns the position of the first character matched.<br>
#' <tt>attr(,"match.length")</tt> is the number of characters matched in each string, -1 if no match.
regexpr("hel(.*)", y)
#' As you can see, the 4th word does not have <tt>hel</tt> in it.
gregexpr("he(.*)", y)
#' <tt>gregexpr</tt> will return a list of all the matches. 
#' 
##' # Reshaping Data ----
#' 
#' I have to reshape data almost every time I see a client. In
#' fact some clients come to see me just to have their data
#' reshaped. I need to keep it fast and simple.
#' 
#' I encounter two major reasons for reshaping data:
#' 
#' 1. Longitudinal data and hierarchical data 
#'    (where each subject may be seen and measured more than
#'    once) needs to be in different shapes (long or wide) for
#'    different methods of analysis. Traditional multivariate
#'    methods expect wide data and newer mixed model approaches
#'    require long data.
#'    
#' 2. Categorical data needs to be in different forms; 
#'    long (one row per observation), aggregated, or tabular for
#'    different analyses (logistic regression, binomial
#'    regression or log-linear modeling).
#'    
#' The shape in which you get the data must not determine your
#' method of analysis. You need to be able to go back and forth
#' easily among data shapes to use the analyses you wish to
#' apply.
#' 
#' 
#' A longitudinal example This is a simple example from a medical
#' study in which each# subject is seen a# on a varying number of
#' visits.# This is the data set in __long__ form.
##' ## Long form ----
#' 
dlong <- read.table(strip.white = T, header = TRUE, text = 
"
sid  name   visit date         sex      sysbp temp
1    Sam    1     2019-01-21   male     124   36.5
1    Sam    2     2019-03-15   male     129   36.8
2    Joan   1     2019-02-10   female   115   37.1
3    Kate   1     2018-06-16   female   132   37.3
3    Kate   2     2018-09-03   female   139   36.7
3    Kate   3     2019-04-20   female   138   36.9
")
#' 
dlong    
#' 
#' We can identify four types of variables:
#' 
#' 1. a __subject id__ variable that uniquely identifies each 
#'    subject. Names are not usually adequate for this purpose
#'    since two subjects could share the same name. A good
#'    example in a university setting is the student number.
#' 2. a __time index__ variable consisting of small integers that, 
#'    for each subject, identifies the _visit_ or _occasion_.
#' 3. __Value__ variables that are measurements or characteristics 
#'    of subjects or of visits. They fall into two classes:
#'     a. __Time-varying__ (or __visit-level__) variables that 
#'        can vary from visit to visit.
#'        In this example, these are: _date, sysbp_ and _temp_.
#'     b. __Time-invariant__ (or _subject-level__) variables that 
#'        remain the same within each subject from visit to
#'        visit. In this example these are: _name_ and _sex_.
#'        Sometimes, a variable may appear to be time-invariant
#'        in the observed data but would be time-varying if one
#'        had observed more data.
#' 
#' Note:
#' 
#' 1. The __subject id__ by __time index__ combinations should be 
#'    unique although it is possible to have deeper indexing. For
#'    example, if each visit has two phases: _am_ and _pm_, then
#'    there could be a deeper indexing variable, _phase_ with
#'    values _am_ and _pm_. Then the combinations of the
#'    __subject id__ by __time index__ by __phase index__ would
#'    need to be unique.
#' 2. It is not necessary to have all possible combinations in the data.
#' 3. The groups of rows belonging to the same subject are often
#'    called __clusters__.
#' 
##' ## Wide form ----
#' 
#' Here's the same data in __wide__ form with one row per
#' subject. Sorry the input is too wide for the screen.\newpage
#' 
dwide <- read.table(strip.white = T, header = TRUE, text = 
"
sid name sex    date_1     date_2     date_3     sysbp_1 sysbp_2 sysbp_3 temp_1 temp_2 temp_3
1   Sam  male   2019-01-21 2019-03-15 NA         124     129     NA      36.5   36.8   NA
2   Joan female 2019-02-10 NA         NA         113     NA      NA      37.1   NA     NA
3   Kate female 2018-06-16 2018-09-03 2018-04-20 132     NA      138     37.3   36.7   36.9
")
dwide
#'
#'
##' ## Relational data base form ----
#' 
#' In an RDB, this data would be represented by two _relations_
#' (data frames) which can be merged as needed for analyses.
#'
#' One relation contains time invariant variables and the second
#' contain time-varying variables plus the subject id variable
#' (called a __key__) needed to link the time-varying variables
#' with the time-invariant variables.
#' 
#' Instead of re-entering from scratch, we'll start using the
#' tools in 'spida2'
library(spida2)
#' The time-invariant variable relation contains the following.
dti <- up(dlong, ~sid)
dti
#' 
#' The time-varying relation is:
#' 
dtv <- subset(dlong, select = !(names(dlong) %in% names(dti)[-1])) 
dtv
#' Note that the 'select' argument of the 'subset' function
#' selects variables.
#'
#' You can get the long file back with:
#' 
merge(dti, dtv, all = T)
#' 
#' I encourage researchers who use Excel for data entry to keep
#' their data in multiple spreadsheets, one for each data level
#' as in a relational data base. This reduces errors in data
#' entry and updating.  The principle is that __if you need to
#' correct the value of a variable you should only have to do it
#' in one place__.
#'
#' Keeping separate spreadsheets for different data levels makes
#' this possible. For example, if you need to correct the
#' spelling of a name, you only need to make the correction in
#' one place. Currently, I find that the best way to read Excel
#' spreadsheets is with the 'read_excel' function in the 'readxl'
#' package.
#' 
##' ## From Wide to Long ----
#' 
#' The __tolong__ function in the 'spida2' package relies on the
#' form of the variable names to transform the wide data frame to
#' a long form. The function looks for a _separator_ between the
#' name of the value variable and the _time index_. The default
#' is '_' which can be changed with the 'sep' argument. The
#' default name created for the _time index_ variable is 'time'.
#' 
dwide
tolong(dwide)
#'
#' It's best to specify a name for the _time index_. Otherwise,
#' if a variable named 'time' already exists it will get
#' clobbered by 'tolong'.
#'
#' Also, the new 'id' variable generated by 'tolong' refers to
#' the row numbers of the input data frame. If a variable named
#' 'id' already exists and has unique values, 'tolong' will use
#' that variable. You can specify a variable name as the id
#' variable
#' 
dtolong <- tolong(dwide, timevar = 'visit', idvar = 'sid')
dtolong
#'
#' It's often useful to reorder longitudinal data, e.g. for plotting:
#' 
sortdf(dtolong, ~ sid/visit)
#' 
#' When the variables are not conveniently named we can often use
#' regular expressions to transform the names into a form that
#' works with 'tolong'.  See the additional material on regular
#' expressions in the [extra notes](CAR_2_Extra_Notes.pdf).
#'  
##' ## From Long to Wide ----
#' 
#' This is a bit trickier because there are no clues from the
#' form of the variable names that some are subscripted. We need
#' to specify the __id__ variable and the __time index__
#' variable.
#'
#' Standard reshape functions also expect you to indicate which
#' veriables are time-varying so that only those variables get
#' indexed in the wide form. With a large dataset this can be an
#' enormous amount of work, which the 'towide' function gets the
#' computer to do for you. The function identifies which
#' variables are time-varying and which are not and only the
#' time-varying variables get expanded by indexing.
#' 
towide(dlong, idvar = 'sid', timevar = 'visit')
#'
##' ## More examples ----
#'
#' Many sources of global data let you retrieve data from various 
#' countries by variable. After concatenating the raw data
#' for the various variables, you get something that looks like
#' this:
#' 
dd <- read.table(header=T,text="
country    variable   1990 1991 1992 1993
Canada     population   20   21   24   26
Mexico     population   50   52   53   54
Canada     income       10   12   12   11
Mexico     income       30   31   33   34
")
dd
#'
#' Note how 'read.table' prepended an 'X' to the years since 
#' a valid variable names can't start with a number.
#' 
#' We need to get the variable names in the right form for
#' 'tolong'. The 'easy' way is to use regular expressions.
#' 
names(dd) <- sub('^X', 'value__', names(dd))
dd
#' 
#' The regular expression '^X' matches a capital X at the
#' begining of a string. Wherever it is found, it gets replaced
#' by 'year__'. I'm in the habit of using a repeated underscore,
#' '__', as a seperator to avoid conflicts with other underscores
#' in variable names.
#'
#' Now we're ready for the first step:
#' 
dl <- tolong(dd, sep = '__', timevar = 'year') 
dl
#' 
#' Now, our 'id' or __key__ uses the combination of two
#' variables: _country_ and _year_ because we want one row for
#' each of those combinations.
#' 
#' Also, our 'timevar' is 'variable':
#' 
d2 <- towide(dl, idvar = c('country','year'), timevar = 'variable')
d2
#' 
#' We don't need the 'id_..' variables and we rename the value
#' variables:
#' 
d2 <- d2[, - grep('^id_', names(d2))]
d2
names(d2) <- sub('^value_','', names(d2))
d2
#' 
#' ... and you are ready to do some analyses.
#' 
#'
##' ## Variables and years in long form ----
#' 
#' Another common format for global health 
#' has both variables and time in long form.
#' 
dd <- read.table(header=TRUE, text = "
country   year   variable    value country.code  rownum  
Canada     2001    atemp       20   CAN           1
Canada     2002    atemp       23   CAN           2
US         2001    atemp       23   USA           3
US         2002    atemp       23   USA           4
Canada     2001    wind       120   CAN           5
Canada     2002    wind       123   CAN           6
US         2001    wind       123   USA           7
US         2002    wind       123   USA           8
Canada     2001    rain       220   CAN           9
Canada     2002    rain       223   CAN           10
US         2001    rain       223   USA           11
US         2002    rain       223   USA           12
")
(dw <- towide(
  dd, 
  idvar = c('country','year'), 
  timevar = 'variable'))
#
# to keep only the variable name as a name
#
names(dw) <- sub('^value_','', names(dw))
dw
#
# to get rid of other time varying variable
#
dw <- dw[, - grep('_', names(dw))]
dw
#' 
#' 
##' ## Working with long data frames ----
#'
#' One advantage of working with long (as opposed to wide) data
#' is the ease with with which you can do calculations using the
#' __clusters__ much more easily if you have the right tool.
#' 
#' Using the original long data frame:
dlong 
#' 
#' we would like to have the variables in different columns and
#' the years in different rows.
#'
#' We create a long data frame with respect to year and then a
#' wide one with respect to variable, suppose we want to create
#' new variables for the mean 'sysbp' and 'temp' for each
#' subject.
#'
#' The __capply__ function does this. It applies a function to
#' the values of a variable in each cluster  and returns a result
#' that has the right form to be added as a variable to the data
#' frame.
#' 
dlong2 <- within(
  dlong, {
    temp_m <- capply(temp, sid, mean)
  }
) 
dlong2
#' 
#' __capply__ applies the function _mean_ to each _cluster_ of
#' values of _temp_ defined by a common value of _sid_ and
#' returns a result that has the right shape to be added to the
#' data frame.  Note that, in contrast with _SAS_, the order of
#' rows in the data frame doesn't matter. That is, clusters don't
#' have be in contiguous rows. Also, in contrast with _tapply_,
#' the function does not have to return a single value.
#' 
dlong2 <- within(
  dlong2, 
  {
    sysbp_m <- capply(sysbp, sid, mean)
    sysbp_rank <- capply(sysbp, sid, rank)
    temp_rank <- capply(temp, sid, rank)
    temp_sd <- capply(temp, sid, sd)
  }
) 
dlong2
#' 
#' The variable 'temp_sd' is a measure of the variability in their 
#' temperature. This way be a variable of interest. Once it has
#' been computed in the long file, it is available for analysis
#' in models at the subject level, with:
#' 
up(dlong2, ~sid)      
#'
#' The long file often provides a much easier way to create
#' new subject-level variables than working with the original data
#' in wide form.
#' 
##' ## Reshaping categorical data ----
#' 
#' Purely categorical data (in which all variables are
#' treated as categofical) can be represented in many ways.
#' 
#' 1. Frequency table well suited for log-linear analysis
#' 2. Subject-level long data frame with one observation per
#'    subject for logistic regression
#' 3. Aggregated data frame with a frequency variable for
#'    Poisson models
#' 4. Data frame with frequencies wide on one variable for
#'    binomial or multinomial analyses
#'    
#' We use the 'Titanic' table in base R. It's an array with
#' class 'table' so functions that have methods for 
#' the class 'table' will use those methods. The table cells
#' contain the frequecies for each outcome.
#' 
##' ### Tabular data ----
#' 
Titanic
#'
#' A different view: a flattened table:
ftable(Titanic)
dimnames(Titanic)
#' Permuting the dimensions of the array:
ftable(aperm(Titanic, c('Class','Sex','Survived','Age')))
dim(Titanic)  # 4-dimensional array
#' 
#' The 'tab' function in 'spida2' operates on tables
#' to show marginal distributions.
#' 
tab(Titanic, ~ Sex)
tab(Titanic, ~ Sex + Age) # frequencies
tab(Titanic, ~ Sex + Age, pct = 1) # row percentages
tab(Titanic, ~ Sex + Age, pct = 2) # column percentages
#' To suppress margins, use the variants 'tab_' and 'tab__'
tab_(Titanic, ~ Sex)
tab_(Titanic, ~ Sex + Age) # frequencies
tab_(Titanic, ~ Sex + Age, pct = 1) # row percentages
tab__(Titanic, ~ Sex + Age, pct = 1) # row percentages
#' 
#' The ouput lends itself well to barcharts
#' 
tab_(Titanic, ~ Sex + Age)  %>% barchart(auto.key=T)

tab__(Titanic, ~  Sex + Class + Survived, pct = c(1,2)) %>% 
  barchart(ylab = 'percentage of passengers',
           horizontal = FALSE,
           ylim = c(0,100), layout = c(5,1),
           scales = list(x=list(rot=45)),
           auto.key=list(space='right',title='survived', reverse.rows = T))

tab_(Titanic, ~  Class + Sex + Survived, pct = c(1,2)) %>% 
  barchart(ylab = 'percentage of passengers',
           horizontal = FALSE,
           ylim = c(0,100), layout = c(3,1),
           scales = list(x=list(rot=45)),
           auto.key=list(space='right',title='survived', reverse.rows = T))
#'
##' ### Making marginal tables ----
#'
tab(Titanic, ~ Sex + Survived)
tab(Titanic, ~ Sex + Survived, pct = 1)
tab(Titanic, ~ Sex + Survived, pct = 1)  %>% 
  round(1)
tab(Titanic, ~ Sex + Survived + Age, pct = c(1,3)) %>% 
  round(1) 
tab(Titanic, ~ Sex + Survived + Age, pct = c(1,3)) %>% 
  round(1) %>% 
  ftable
tab(Titanic, ~ Sex + Age + Survived, pct = c(1,2)) %>% 
  round(1) %>% 
  ftable
#'
##' ## Frequency data frame ----
#'
#' From table to frequency data frame:
Titanic.df <- as.data.frame(Titanic)
brief(Titanic.df)
#'
#'
##' ## Individual data frame ----
#' 
#' One row per subject (i.e. passenger)
#'
indices <- rep(1:nrow(Titanic.df), Titanic.df$Freq)
Titanic.ind <- Titanic.df[indices,]
Titanic.ind$Freq <- NULL
brief(Titanic.ind)
dd <- droplevels(subset(Titanic.ind, Class != 'Crew'))
(fit <- glm(Survived ~ Class * Sex * Age, Titanic.ind,
           subset = Class != 'Crew', family = binomial))
(fit <- glm(Survived ~ Class * Sex * Age, 
           dd, family = binomial))
fit2 <- glm(Survived ~ (Class + Sex + Age)^2, 
           dd, family = binomial)
summary(fit2)
summary(fit)  # Why NAs? What next?
Anova(fit)
anova(fit, fit2)
#'
##' ## Frequency data frame with response variable on rows ----
#'
brief(Titanic.df)
Titanic.wide <-
  towide(Titanic.df, 
       idvar = c('Class','Sex','Age'),
       timevar = 'Survived')
fitbin <- glm(
  cbind(Freq_No,Freq_Yes) ~  Class * Sex * Age, 
  Titanic.wide, subset = Class != "Crew",
  family = binomial)
Anova(fitbin)
summary(fitbin)
#' Compare with:
Anova(fit)
summary(fit)

##' # Using R Script with Markdown ----
#' 
#' [\underline{Here's a posting}](http://deanattali.com/2015/03/24/knitrs-best-hidden-gem-spin/)
#' that describes quite well the difference between an R Markdown
#' script (with extension .Rmd) and a .R script with Markdown.
#' The main advantages of the latter are expressed well:
#' 
#' 1) you don't need to transform your original .R script
#'    manually into a .Rmd script and 
#' 2) the same script can be run interactively in R
#'    and be used to generate a clean report.
#' 
#' One problem is that <tt>Ctrl-Shift-K</tt> produces diagnostics
#' that refer to line numbers in the <tt>.Rmd</tt> file, whose
#' numbering can be very different from that of the <tt>.R</tt>
#' file. When this happens you can 'knit' the <tt>.R</tt> file in
#' a way that keeps the intermediate <tt>.Rmd</tt> file by using
#' the command:
#' <pre>
#'      rmarkdown::render("YourFile.R", clean = FALSE)
#' </pre>
#' This will leave the 
#' intermediate files in your directory so you can interpret error messages.
#' 
##' # Attributes ----
#' 
#' The attributes of an object work like Post-it notes 
#' on the object. When functions use the object, they 
#' can consult the attributes to decide how to use it.
#' 
#' For example, a matrix is stored as a long vector
#' recording the contents of the matrix column by column.
#' The object itself has no information about the dimension
#' of the matrix. The contents of a 3 by 4 matrix could just
#' as easily be a 2 by 6 matrix or a 1 by 12 matrix or, indeed,
#' just a vector of length 12. Functions that use the object
#' as a matrix know what to do with the 12 numbers because of the 
#' 'dim' attribute.
#' 
m <- matrix(1:12, 3, 4)
colnames(m) <- letters[1:4]
rownames(m) <- LETTERS[1:3]
attributes(m)
#' Many attributes are set by the function creating the object.
#' For example the dim attribute is set by the 'matrix' function:
m <- matrix(1:12, 3, 4)
attributes(m)
#' 
#' Many attributes can also be set by __replacement__ functions
#' and they can be read by the cognate regular function of the 
#' corresponding mame. For example, you can read and change the shape 
#' of a matrix with the 'dim' functions.
#' 
dim(m)
m
dim(m) <- c(2,6)
m
#' 
##' ### Exercises ---- 
#' 
#' 1. What happens if you try to set a dimension that doesn't
#'    doesn't correspond to the size of the matrix?
#' 2. What happens to column and row names if you change
#'    the dimension of a matrix?
#'    
#' Other familiar functions that read attributes of a matrix
#' are 'nrow', 'ncol', 'row', 'dimnames'. A very important
#' attribute used for OOP is the 'class' attribute.
#' 
#' See also the 'attr' and its replacement to create and read
#' new attributes. 
#' 
#' Here are the attributes of the 'Guyer1' data frame.
attributes(Guyer1)
#'
dim(Guyer1)
#'
##' # Traps and Pitfalls ----
#' 
#' Contribute traps and pitfalls on Piazza 
#' 
#' Some of these observations may change as R develops. It would
#' be a good idea to add the version of R in which each behaviour
#' was observed.
#' 
##' ## Factors ----
#'
#' Many of the tricky silent traps are encountered in the use of
#' factors.
#' 
##' ### Transformation of factors to characters or codes ----
#' 
#' In its raw form, a factor is a vector of integers that
#' provides indices into a vector of 'levels' for the factor. The
#' levels are attached as an attribute to the factor.
#' <pre>
#' >fac <- factor( c('c','a','a','b',NA,'c'))
#' 
#' > unclass(fac)
#' [1]  3  1  1  2 NA  3
#' attr(,"levels")
#' [1] "a" "b" "c"
#' </pre>
#'
#' A factor vector can be coerced to its character form or to its
#' numerical indices:
#' 
#' <pre>
#' > as.character(fac)
#' [1] "c" "a" "a" "b" NA  "c"
#' > as.numeric(fac)
#' [1]  3  1  1  2 NA  3
#' </pre>
#' 
#' Most functions operating on factors use either the factor's
#' character form or its numerical form. In most cases, the form
#' used is the only sensible one and there are no surprises.
#' Sometimes the result is not what the user expected and
#' mysterious bugs or outright errors can be produced.
#'
##' ### Factors transformed to character ----
#' 
#' The following functions use the character form of the factor:
#'
#' <pre>
#' > matrix(fac,3)
#'      [,1] [,2]
#' [1,] "c"  "b" 
#' [2,] "a"  NA  
#' [3,] "a"  "c" 
#' 
#' > sub('a','A',fac)
#' [1] "c" "A" "A" "b" NA  "c"
#' 
#' > grep("a",fac, value = T)
#' [1] "a" "a"
#' </pre>
#'
##' ### Factors transformed to numeric ----
#' 
#' The following functions use the numeric form. In the first
#' case (indexing) that might seem to be the only sensible
#' interpretation. However, since it is possible to index by name
#' in R, a user could intend to use the character values of a
#' factor to index names but end up with an entirely different
#' result.
#'
#' In the second case, ('rbind'), the use of numeric values seems
#' contrary to expectation considering the behaviour of 'matrix'
#' above.
#' 
#' <pre>
#' > c('one','two','three')[fac]
#' [1] "three" "one"   "one"   "two"   NA      "three"
#'
#' > rbind(fac)
#'     [,1] [,2] [,3] [,4] [,5] [,6]
#' fac    3    1    1    2   NA    3
#' </pre>
#' 
#' Then using 'rbind' with a factor and a character, the coercion
#' of the factor to character occurs __after__ extracting the
#' numeric codes.
#'
#' <pre>
#' > rbind(fac, 'a')
#'     [,1] [,2] [,3] [,4] [,5] [,6]
#' fac "3"  "1"  "1"  "2"  NA   "3" 
#'     "a"  "a"  "a"  "a"  "a"  "a"
#' </pre>
#'
##' ### Factors operations that return a factor ----
#' 
#' Some operators on factors return a factor:
#' 
#' <pre>
#' > fac:fac
#' [1] c:c  a:a  a:a  b:b  <NA> c:c 
#' Levels: a:a a:b a:c b:a b:b b:c c:a c:b c:c
#' </pre>
#' 
##' ### Other special factor pitfalls ----
#'  
#' Special pitfalls can occur when attempting to transform a
#' factor whose levels are character representations of numbers
#' into a numeric object:
#' 
#' <pre>
#' > facn <- factor( c(1,10,2))
#' > facn
#' [1] 1  10 2 
#' Levels: 1 2 10
#' </pre>
#' 
#' Note in passing that the levels have been ordered numerically
#' instead of lexicographically, as would have been the case if
#' the argument to 'factor' had been <tt>c('1','10','2')</tt>.
#' Thus the 'factor' function is 'numeric-smart'. facn' almost
#' seems numeric but it is not:
#'
#' <pre>
#' > facn + 1
#' [1] NA NA NA
#' Warning message:
#' In Ops.factor(facn, 1) : + not meaningful for factors
#' </pre>
#'
#' either 'as.character' nor 'as.numeric' returns the original
#' numeric vector:
#'
#' <pre>
#' > as.character(facn)
#' [1] "1"  "10" "2" 
#' > as.numeric(facn)
#' [1] 1 3 2
#' </pre>
#'
#' To get the original numeric vector, one must compose both:
#'
#' <pre>
#' > as.numeric(as.character(facn))
#' [1]  1 10  2
#' </pre>
#' 
#' or, one can define a function:
#'
#' <pre>
#' > num <- function(x) as.numeric(as.character(x))
#' > num(facn)
#' [1]  1 10  2
#' </pre>
#'
##' ### 'drop' doesn't work with subset ----
#' 
#' <pre>
#' zz <- subset( dd, !(id %in% c('A,'B')), drop = TRUE)
#' </pre>
#' 
#' doesn't drop levels in 'id' (as it should?). Instead, use:
#' 
#' <pre>
#' zz <- droplevels(subset( dd, !(id %in% c('A,'B'))))
#' </pre>
#' 
#'
##' ## `diag` can be tricky ----
#'
#' If you use `diag` in a function to get the main diagonal of a
#' matrix (not necessarily square) you might get a bug if
#' you happen to have a $1 \times 1$ matrix represented by a scalar (vector of length 1)
#' because:
#'
m <- matrix(1:12,3)
m
diag(m)
m <- 3.2
diag(m) # Why?
#' 
#' If you want to use `diag` in a way that won't give you
#' an identity matrix when the argument happens to be a 
#' scalar, the safe way is:
#' 
diag(as.matrix(m)) # gives you what you want in any case
#' 
#' Here's another example where 'diag' can fail.
#' 
#' Many algorithms using eigenvalue or singular value
#' decompositions (with 'eigen' or 'svd') form a diagonal matrix
#' with the vector of eigen/singular values using the 'diag'
#' function, e.g.
#'  
#' <pre>    
#'   > X <- matrix(rnorm(30),10)
#'   > sv <- svd(X)
#'   > d.inv <- 1/(sv$d[sv$d>0])
#'   > rk <- length(d.inv)
#'   > Xginv <- sv$v[1:rk,] %*% diag(d.inv) %*% t(sv$u[1:rk,])
#' </pre>
#'    
#' This will fail if the rank of X is equal to 1 since, in that
#' case, `diag(d.inv)` will be an identity matrix of dimension
#' 'floor(d.inv)', while what is needed is a 1 x 1 matrix with a
#' single element 'd.inv'. One solution is to use:
#'  
#' <pre>    
#'   > Xginv <- sv$v[1:rk,] %*% diag(d.inv, nrow = length(d.inv)) %*% t(sv$u[1:rk,])
#' </pre>
#'
#' Another is to use the fact that _matrix_ premultiplication by
#' a diagonal matrix is the same as _scalar_ premultiplication by
#' the vector of diagonal elements. This is so because
#' multiplying the vector by the matrix causes the vector to be
#' recycled to the length of the matrix and pairwise scalar
#' multiplication takes place column by column for the matrix.
#'  
#' <pre>  
#'   > Xginv <- sv$v[1:rk,] %*% (d.inv * t(sv$u[1:rk,]))
#' </pre>
#' 
#' Note that extra parentheses are needed because these
#' multiplications are not associative.
#' 
##' ## Reading and Writing Data Files ----
#' 
##' ### NA as a valid value (the Namibia problem) ----
#' 
#' Many commands that read data files, e.g. read.csv and read.xls
#' in the package gdata, will, by default, treat the string 'NA'
#' as a missing value whether it occurs in a character or a
#' numeric variable. In numeric variables, blanks are also turned
#' into missing values.  If 'NA' occurs as a valid value, for
#' example the two-character ISO country code for Namibia, then
#' you may use the argument 'na.strings = NULL' to ensure that
#' 'NA' is not turned into a missing value. However, NA's used to
#' indicate missing numeric values will now be interpreted as
#' valid character values and numeric variables with NA's will be
#' read as factors.
#'
##' ## Prediction ----
#' 
##' ### Prediction with nlme ----
#' 
#' To get 
#' <pre>
#'   fit <- lme( y ~ x , data = dd, random = ~ 1 |id, na.action = na.omit)
#'   pp <- predict(fit, data = dd, level = 0)
#' </pre>
#' to produce <tt>pp</tt> of length equal to 'nrow(dd)', 
#' you can use the following combination of 'na.action's:
#' <pre>
#'   fit <- lme( y ~ x , data = dd, random = ~ 1 |id, na.action = na.exclude)
#'   pp <- predict(fit, data = dd, level = 0, na.action = na.pass)
#' </pre>
#' 

#' 
#' ### Exercises
#' 
#' 1. What is the difference between the result of:<br>
#'    `fac <- factor(letters)`<br>
#'    `levels(fac) <- rev(letters)`<br>
#'    and<br>
#'    `fac <- factor(letters, levels = rev(letters))`
#'    
##' # Useful Techniques and Tricks ----
#' 
#' Contribute "how to's" and useful tricks on Piazza.
#' 
##' ## Changing all variables to characters in a data frame ----
#' 
#' When data frames are being manipulated only as data sets, not
#' for immediate statistical analyses, it is often convenient to
#' have all variables as characters to avoid problems due to the
#' inconsistent behaviour of factors. A very easy way to do this,
#' if <tt>dd</tt> is a data frame:
#+ eval=FALSE
dd[] <- lapply(dd, as.character)
#' Any side effects? 
#' 
#' * Some variable attributes may be lost with <tt>as.character</tt>.
#'    
##' # References ----
#'     
